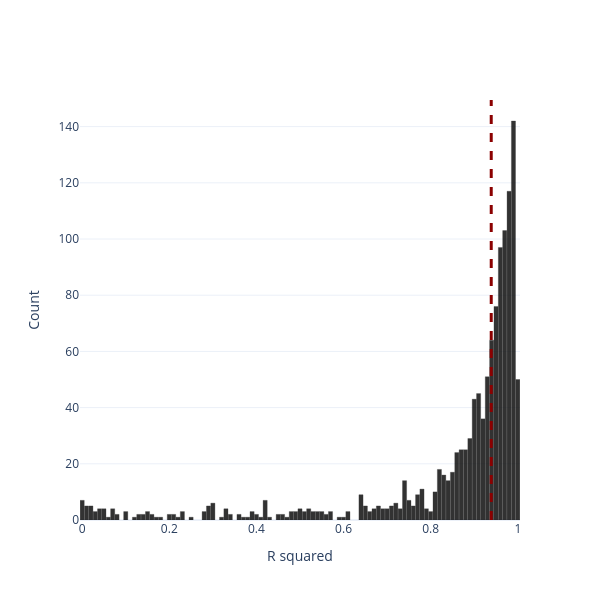

Here is the notebook cell this chart was saved with:
### Markdown cell above
# Figure 5c
Per-site dilution linearity across the shape-number series (x = number of shapes). Per project policy, linearity KEEPS multiplicity (per-feature quantitative response); localization enforced. Median R² of the per-site linear fits.

### Code cell
# Figure 5c - per-site linearity vs shape number (keep multiplicity, enforce Class I).
corr_df = calculate_dilution_linearity(shapes, dilution_values=SHAPE_ORDER,
                                       min_dilutions=4, collapse_multiplicity=False, enforce_cutoff=0.75)
a = corr_df['r_squared'].dropna().values
print(f'n sites fit = {len(a):,}   median R^2 = {np.nanmedian(a):.4f}   %(R^2>=0.8) = {100*(a>=0.8).mean():.1f}%')

fig = go.Figure()
fig.add_trace(go.Histogram(x=a, nbinsx=max(len(a)//7, 1),
                           marker=dict(color='black', line=dict(color='black', width=0.3)), opacity=0.8))
fig.add_vline(x=np.nanmedian(a), line={'dash': 'dash', 'width': 3, 'color': 'darkred'})
fig.update_layout(width=600, height=600, template='plotly_white',
                  xaxis_title='R squared', yaxis_title='Count', showlegend=False, bargap=0.05)
fig.show()
fig.write_image(r'figures/figure5/figure5c.pdf', width=600, height=600)

### Figure 1 — Plotly figure (JSON) as saved in the notebook; plotly's stock layout.template omitted (floating-point values rounded to 4 significant figures; data arrays with more than 128 entries replaced by an {"elided": "..."} marker saying what was removed)
{"data": [{"marker": {"color": "black", "line": {"color": "black", "width": 0.3}}, "nbinsx": 177, "opacity": 0.8, "type": "histogram", "x": {"elided": "1243 float values"}}], "layout": {"bargap": 0.05, "height": 600, "shapes": [{"line": {"color": "darkred", "dash": "dash", "width": 3}, "type": "line", "x0": 0.939, "x1": 0.939, "xref": "x", "y0": 0, "y1": 1, "yref": "y domain"}], "showlegend": false, "width": 600, "xaxis": {"title": {"text": "R squared"}}, "yaxis": {"title": {"text": "Count"}}}}
